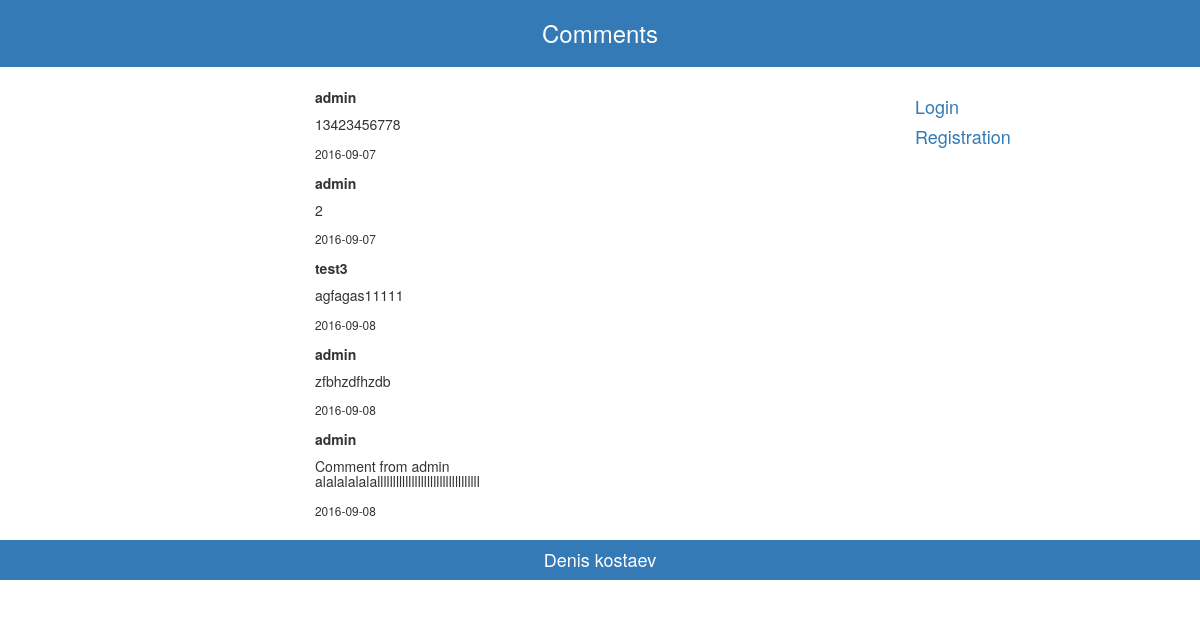
The page / on the database its author committed.
### tables this page shows
CREATE TABLE `comments` (
  `id` int(4) NOT NULL AUTO_INCREMENT,
  `name` varchar(20) DEFAULT NULL,
  `id_user` int(4) NOT NULL,
  `comment` varchar(100) DEFAULT NULL,
  `date` date DEFAULT NULL,
  PRIMARY KEY (`id`)
);

### config.php (called while the page is built, shortened)
<?php
include ('header.php');
function db_connect()
{
	$servername = 'localhost';
	$dbname = 'vagrant';
	$username = 'root';
	$password = 'root';
	try {
    $pdo = new PDO("mysql:host=$servername;dbname=$dbname", $username, $password);
	}
	catch (PDOException $e) {
    echo 'No connection: ' . $e->getMessage();
	}
	return $pdo;
}
function get_data()
{
	$pdo = db_connect();
	$stmt = $pdo->prepare("SELECT * FROM comments");
    $stmt->execute();
    $rowsArray = $stmt->fetchAll();
	return $rowsArray;
}
?>

### index.php (the view, shortened to what this page needs)
<?php
include ('config.php');
?>
<div class="container-fluid"">
    <div class="row">
        <div class="col-md-3 col-md-offset-3">
            <?php
            $array = get_data();
            foreach ($array as $key => $value)
                {
                    ?>
                    <div class="bs-example" data-example-id="simple-ul">
                        <ul class="list-unstyled">
                        <li><b><?= $value['name']."\n"; ?></b></li>
                        <li><h5><?php echo $value['comment']. "\n"; ?></h5></li>
                        <li><small><?php echo $value['date']."\n"; ?></small></li>
                        </ul>
                    </div>
                    <?php
                    }
                    ?>
        </div>
        <div class="col-md-3 col-md-offset-3">
                <h4><a href="login.php">Login</a></h4>
                <h4><a href="reg.php">Registration</a></h4>
        </div>
    </div>
</div>
<?php include ('footer.php'); ?>

### header.php (shortened to what this page needs)
<!DOCTYPE html>
<html lang="en">
<head>
 	<link rel="stylesheet" href="https://maxcdn.bootstrapcdn.com/bootstrap/3.3.7/css/bootstrap.min.css">
 	<link rel="stylesheet" href="https://maxcdn.bootstrapcdn.com/bootstrap/3.3.7/css/bootstrap-theme.min.css">
</head>
<body>
<div class="container-fluid"" >
	<div class="row">
		<header class="navbar navbar-static-top bs-docs-nav" id="top" style="background-color:#337ab7; text-align:center;width: 100%;">
			<div class="col-xs-6 col-md-4" style="margin-bottom:10px">
				<a href="index.php"><h3><font style="color:#FFFFFF;">Comments</font></h3></a>
			</div>
		</header>
</div>
</div>

### footer.php (shortened to what this page needs)
<div class="container-fluid"">
	<div class="row">
		<footer>
			   <h4><p style="text-align: center;padding: 10px;background: #337ab7;color: #fff;width: 100%;margin-bottom: 0px;">Denis kostaev</p></h4>
			</div>
	</div>
</body>
</html>

### rows shown on the page
comments: name "admin", comment "13423456778", date "2016-09-07"
comments: name "admin", comment "2", date "2016-09-07"
comments: name "test3", comment "agfagas11111", date "2016-09-08"
comments: name "admin", comment "zfbhzdfhzdb", date "2016-09-08"
comments: name "admin", comment "Comment from admin alalalalalalllllllllllllllllllllllllllllllll", date "2016-09-08"
